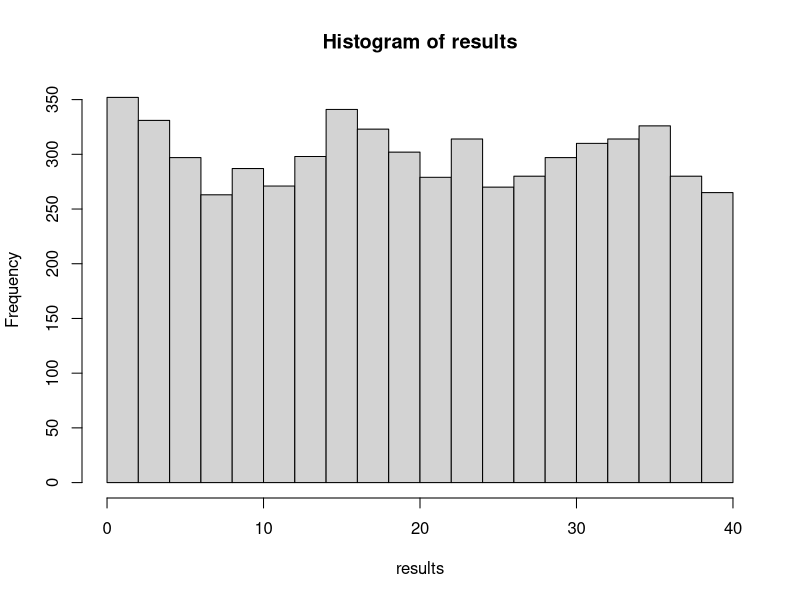

Write R code to recreate this figure. (Note: this script raises an error after producing the figure.)
library(MCMCpack)

n_trials = 1000
n_balls = 40
n_draw = 6

alpha = rep(1, n_balls)
balls <- sort(rep(seq(1, n_balls), n_trials))
dim(balls) <- c(n_trials, n_balls)

draw <- rdirichlet(n_trials, alpha)
results <- t(apply(draw, 1, rank))

results_mask <- results %in% seq(n_balls - n_draw + 1, n_balls)
dim(results_mask) <- c(n_trials, n_balls)

results <- t(balls)[t(results_mask)]
dim(results) <- c(n_trials, n_draw)

dim(results) <- n_trials * n_draw

hist(results)

tibble(balls = results) %>%
  group_by(balls) %>%
  count() %>%
  ggplot(aes(x = balls, y = n)) +
  geom_bar(stat = 'identity') +
  theme_minimal()
